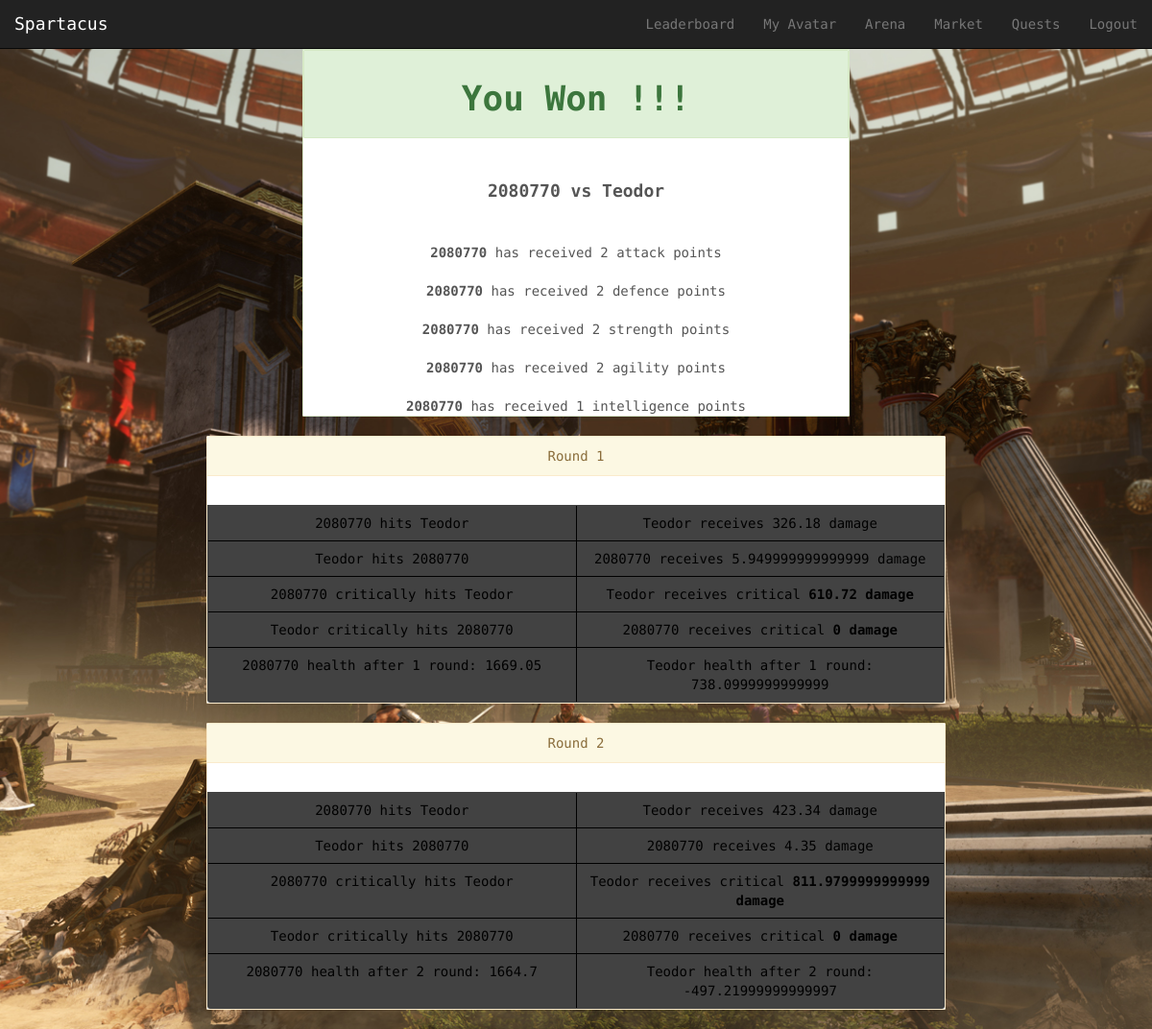
Screenshot of /Spartacus/battle/Teodor (signed in) with the database file from the repository.
### Spartacus/models.py (models this page shows, shortened)
class Avatar(models.Model):
    user = models.OneToOneField(User)
    picture = models.ImageField(upload_to='profile_images', blank=True)
    cash = models.IntegerField(default = 100)
    attack = models.IntegerField(default= 10)
    deffence = models.IntegerField(default= 10)
    strength = models.IntegerField(default= 10)
    agility = models.IntegerField(default= 10)
    intelligence = models.IntegerField(default = 10)
    isFighting = models.BooleanField(default=False)
    victories = models.IntegerField(default = 0)
    points = models.IntegerField(default = 0) # for ranking...every time a gladiator fights get some amount of points

### Spartacus/views.py (the view)
# urls.py: url(r'^battle/(?P<opponent>[\w\-]+)$', views.battle, name='battle'),
@login_required
def battle(request, opponent):
    context_dict = {}
    you = Avatar.objects.get(user = request.user)
    request.session["fightStartedAt"] = str(datetime.now())
    if not you.isFighting:
        try:
            opposing_user = User.objects.get(username = opponent)
            opponent = Avatar.objects.get(user = opposing_user)
            fightData = fight(you, opponent)
            victory = fightData['result']
            stats = fightData["stats"]
            context_dict["stats"]=stats
            context_dict['you'] = you
            context_dict['opponent'] = opponent
            context_dict['victory'] = victory
            context_dict['rounds'] = fightData['rounds']
            you.isFighting=True
            you.save()
            return render(request, 'Spartacus/battle.html', context_dict)
        except:
            print "Query fail battle"
            return HttpResponseRedirect('/Spartacus/arena')
    else:
        return HttpResponseRedirect('/Spartacus/arena')

### templates/Spartacus/battle.html (shortened to what this page needs)
{% extends 'Spartacus/base.html' %}
{% load staticfiles %}
{% block body_block %}
{% if victory == 1 %}
<div class="col-xs-12 col-sm-6 col-sm-offset-3 col-md-6 col-md-offset-3 col-lg-6 col-lg-offset-3" align="center">
    <div class="panel panel panel-success">
            <div class="panel panel-heading" id="battle"><h1><strong>You Won !!!</strong></h1></div>
            <div class="panel-body" id="battle"><h4><strong>{{you.user.username}} vs {{opponent.user.username}}<br /></strong></h4>
                <br></div>
            <tr><td id="battle"><strong>{{ you.user.username }}</strong> has received {{ stats.attack }} attack points </td></tr>
            <br>
            <tr><br><td id="battle"><strong>{{ you.user.username }}</strong> has received {{ stats.deffence }} defence points </td></tr>
            <br>
            <tr><br><td id="battle"><strong>{{ you.user.username }}</strong> has received {{ stats.strength }} strength points </td></tr>
            <br>
            <tr><br><td id="battle"><strong>{{ you.user.username }}</strong> has received {{ stats.agility }} agility points </td></tr>
            <br>
            <tr><br><td id="battle"><strong>{{ you.user.username }}</strong> has received {{ stats.intelligence }} intelligence points </td></tr>
            <br>
    </div>
</div>
{% endif %}
    <div class="col-xs-12 col-sm-8 col-sm-offset-2 col-md-8 col-md-offset-2 col-lg-8 col-lg-offset-2">
        {% for round in rounds %}
        <div class="panel panel-warning">
            <div class="panel-heading" id="battle">Round {{ round.roundN }}</div>
            <div class="panel-body" id="battle">
            </div>
        <table class="table">
            <tr><td id="battle">{{ you.user.username }}  hits {{opponent.user.username}}</td><td id="battle">{{opponent.user.username}} receives {{ round.youDamage }} damage </td></tr>
            <tr><td id="battle">{{opponent.user.username}} hits {{ you.user.username }}</td><td id="battle">{{ you.user.username }} receives {{ round.opponentDamage }} damage </td></tr>
            <tr><td id="battle">{{ you.user.username }}  critically hits {{opponent.user.username}}</td><td id="battle">{{opponent.user.username}} receives critical <strong>{{ round.youCritical }} damage</strong> </td></tr>
            <tr><td id="battle">{{opponent.user.username}} critically hits {{ you.user.username }}</td><td id="battle">{{ you.user.username }} receives critical <strong>{{ round.opponentCritical }} damage</strong> </td></tr>
            <tr><td id="battle">{{ you.user.username }} health after {{ round.roundN }} round: {{ round.youHealth }}</td><td id="battle">{{ opponent.user.username }} health after {{ round.roundN }} round: {{ round.opponentHealth }}</td></tr>
        </table>
    </div>
        {% endfor %}
    </div>
{% endblock %}

### static/css/styles.css (style rules this page uses)
html,body { height: 100%; font-family: 'Droid Sans Mono', sans-serif; }
p,h1,h2,h3,h4 { font-family: 'Droid Sans Mono', sans-serif; }
body { padding-top: 51px; background: #1E1E1E; color: #f9f9f9; }
.btn,.form-control,.alert,.progress,.panel,.list-group,.well,.list-group-item:first-child { border-radius:1px;box-shadow:0 0 0; }
h3,h4,h5,.panel { color:#555555; }

### static/css/mystyles.css (style rules this page uses)
table { table-layout: fixed; }
table,th, td, tr { background-color: #424242; color: black; border: 1px solid black; white-space: nowrap; overflow: hidden; text-overflow: ellipsis; }
td#battle { text-align: center; white-space: initial; overflow: initial; text-overflow: initial; }
div#battle { text-align: center; white-space: initial; overflow: hidden; text-overflow: hidden; }

### rows the page displays
Avatar: user.username "2080770", user.username "2080770" "2080770", user.username "2080770" "2080770", user.username "2080770" "2080770", user.username "2080770" "2080770", user.username "2080770" "2080770", user.username "2080770" "2080770", user.username "2080770" "2080770"
Avatar: user.username "Teodor", user.username "Teodor" "Teodor", user.username "Teodor" "Teodor", user.username "Teodor" "Teodor", user.username "Teodor" "Teodor", user.username "Teodor" "Teodor", user.username "Teodor" "Teodor", user.username "Teodor" "Teodor"

### other values shown
{{ stats.attack }} "2"
{{ stats.deffence }} "2"
{{ stats.strength }} "2"
{{ stats.agility }} "2"
{{ stats.intelligence }} "1"
{{ round.roundN }} "1" "2"
{{ round.youDamage }} "326.18" "423.34"
{{ round.opponentDamage }} "5.949999999999999" "4.35"
{{ round.youCritical }} "610.72" "811.9799999999999"
{{ round.opponentCritical }} "0" "0"
{{ round.youHealth }} "1669.05" "1664.7"
{{ round.opponentHealth }} "738.0999999999999" "-497.21999999999997"
